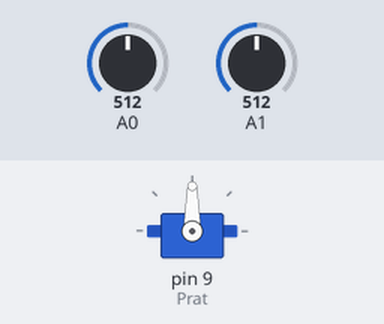
Bench run of a sketch on a simulated Arduino Uno, built with avr-gcc and run on an emulated ATmega328P. Shown: servo. Inputs (shaded band) come from the test bench; at power-on: A0 = 512, A1 = 512. What the sketch prints to the serial monitor is not drawn.

Above: at 1.2 s.
1.3 s: A0 set to 716
At 1.46 s:
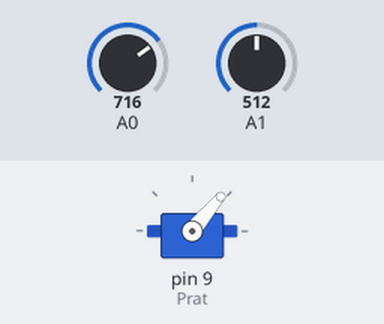
At 2.3 s:
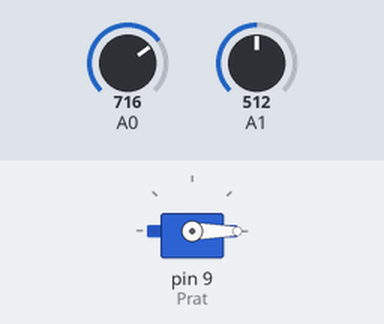
3.2 s: A1 set to 900
At 6.1 s:
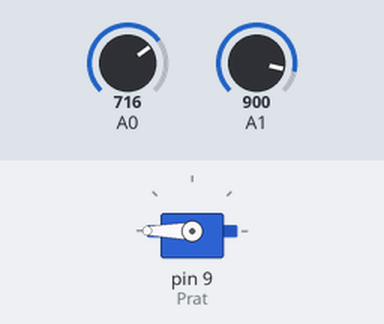
6.2 s: A1 set to 122
Timing chart, 0 to 9.2 s (numbered marks = the images above; inputs shaded):
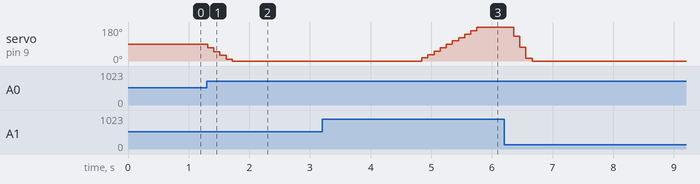

The sketch:

code_for_it.ino
```cpp
#include <Servo.h>

Servo Prat;
int pos=90;


void setup()
{
 Serial.begin(9600);
 Prat.attach(9);
 Prat.write(pos);
}
void loop()
{
  int lefteye = analogRead(A0);
  int righteye = analogRead(A1);

  Serial.print("Left Eye Value is:");
  Serial.print(lefteye);
  Serial.print("\t");

  Serial.print("Right Eye Value is:");
  Serial.print(righteye+60);

  int difference=lefteye-righteye;

  pos=pos-difference/10;


  Prat.write(pos);

  delay(100);
}
```

Measured:
- after the input at 1.3 s, servo on pin 9 (Prat): moves from 90° to 0° over 0.40 s, starting at once
- after the input at 3.2 s, servo on pin 9 (Prat): moves from 0° to 180° over 1.0 s, starting after 1.6 s
